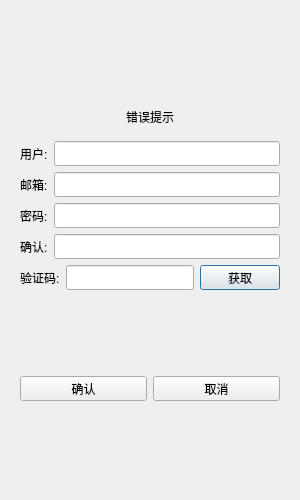
<?xml version="1.0" encoding="UTF-8"?>
<ui version="4.0">
 <class>RegisterDialog</class>
 <widget class="QDialog" name="RegisterDialog">
  <property name="geometry">
   <rect>
    <x>0</x>
    <y>0</y>
    <width>300</width>
    <height>500</height>
   </rect>
  </property>
  <property name="minimumSize">
   <size>
    <width>300</width>
    <height>500</height>
   </size>
  </property>
  <property name="maximumSize">
   <size>
    <width>300</width>
    <height>500</height>
   </size>
  </property>
  <property name="windowTitle">
   <string>Dialog</string>
  </property>
  <layout class="QVBoxLayout" name="verticalLayout_2">
   <item>
    <layout class="QVBoxLayout" name="verticalLayout">
     <item>
      <widget class="QStackedWidget" name="stackedWidget">
       <widget class="QWidget" name="page">
        <layout class="QVBoxLayout" name="verticalLayout_3">
         <item>
          <spacer name="verticalSpacer">
           <property name="orientation">
            <enum>Qt::Vertical</enum>
           </property>
           <property name="sizeHint" stdset="0">
            <size>
             <width>20</width>
             <height>40</height>
            </size>
           </property>
          </spacer>
         </item>
         <item>
          <widget class="QWidget" name="widget" native="true">
           <layout class="QVBoxLayout" name="verticalLayout_4">
            <item>
             <widget class="QLabel" name="err_tip">
              <property name="text">
               <string>错误提示</string>
              </property>
              <property name="alignment">
               <set>Qt::AlignCenter</set>
              </property>
             </widget>
            </item>
           </layout>
          </widget>
         </item>
         <item>
          <layout class="QHBoxLayout" name="horizontalLayout">
           <item>
            <widget class="QLabel" name="user_label">
             <property name="minimumSize">
              <size>
               <width>0</width>
               <height>25</height>
              </size>
             </property>
             <property name="maximumSize">
              <size>
               <width>16777215</width>
               <height>25</height>
              </size>
             </property>
             <property name="text">
              <string>用户:</string>
             </property>
            </widget>
           </item>
           <item>
            <widget class="QLineEdit" name="user_lineEdit">
             <property name="minimumSize">
              <size>
               <width>0</width>
               <height>25</height>
              </size>
             </property>
             <property name="maximumSize">
              <size>
               <width>16777215</width>
               <height>25</height>
              </size>
             </property>
            </widget>
           </item>
          </layout>
         </item>
         <item>
          <layout class="QHBoxLayout" name="horizontalLayout_2">
           <item>
            <widget class="QLabel" name="email_label">
             <property name="minimumSize">
              <size>
               <width>0</width>
               <height>25</height>
              </size>
             </property>
             <property name="maximumSize">
              <size>
               <width>16777215</width>
               <height>25</height>
              </size>
             </property>
             <property name="text">
              <string>邮箱:</string>
             </property>
            </widget>
           </item>
           <item>
            <widget class="QLineEdit" name="email_lineEdit">
             <property name="minimumSize">
              <size>
               <width>0</width>
               <height>25</height>
              </size>
             </property>
             <property name="maximumSize">
              <size>
               <width>16777215</width>
               <height>25</height>
              </size>
             </property>
            </widget>
           </item>
          </layout>
         </item>
         <item>
          <layout class="QHBoxLayout" name="horizontalLayout_3">
           <item>
            <widget class="QLabel" name="pass_label">
             <property name="minimumSize">
              <size>
               <width>0</width>
               <height>25</height>
              </size>
             </property>
             <property name="maximumSize">
              <size>
               <width>16777215</width>
               <height>25</height>
              </size>
             </property>
             <property name="text">
              <string>密码:</string>
             </property>
            </widget>
           </item>
           <item>
            <widget class="QLineEdit" name="pass_lineEdit">
             <property name="minimumSize">
              <size>
               <width>0</width>
               <height>25</height>
              </size>
             </property>
             <property name="maximumSize">
              <size>
               <width>16777215</width>
               <height>25</height>
              </size>
             </property>
            </widget>
           </item>
          </layout>
         </item>
         <item>
          <layout class="QHBoxLayout" name="horizontalLayout_4">
           <item>
            <widget class="QLabel" name="confirm_label">
             <property name="minimumSize">
              <size>
               <width>0</width>
               <height>25</height>
              </size>
             </property>
             <property name="maximumSize">
              <size>
               <width>16777215</width>
               <height>25</height>
              </size>
             </property>
             <property name="text">
              <string>确认:</string>
             </property>
            </widget>
           </item>
           <item>
            <widget class="QLineEdit" name="confirm_lineEdit">
             <property name="minimumSize">
              <size>
               <width>0</width>
               <height>25</height>
              </size>
             </property>
             <property name="maximumSize">
              <size>
               <width>16777215</width>
               <height>25</height>
              </size>
             </property>
            </widget>
           </item>
          </layout>
         </item>
         <item>
          <layout class="QHBoxLayout" name="horizontalLayout_5">
           <item>
            <widget class="QLabel" name="varify_label">
             <property name="minimumSize">
              <size>
               <width>0</width>
               <height>25</height>
              </size>
             </property>
             <property name="maximumSize">
              <size>
               <width>16777215</width>
               <height>25</height>
              </size>
             </property>
             <property name="text">
              <string>验证码:</string>
             </property>
            </widget>
           </item>
           <item>
            <widget class="QLineEdit" name="varify_lineEdit">
             <property name="minimumSize">
              <size>
               <width>0</width>
               <height>25</height>
              </size>
             </property>
             <property name="maximumSize">
              <size>
               <width>16777215</width>
               <height>25</height>
              </size>
             </property>
            </widget>
           </item>
           <item>
            <widget class="QPushButton" name="get_code">
             <property name="minimumSize">
              <size>
               <width>0</width>
               <height>25</height>
              </size>
             </property>
             <property name="maximumSize">
              <size>
               <width>16777215</width>
               <height>25</height>
              </size>
             </property>
             <property name="text">
              <string>获取</string>
             </property>
            </widget>
           </item>
          </layout>
         </item>
         <item>
          <spacer name="verticalSpacer_2">
           <property name="orientation">
            <enum>Qt::Vertical</enum>
           </property>
           <property name="sizeHint" stdset="0">
            <size>
             <width>20</width>
             <height>40</height>
            </size>
           </property>
          </spacer>
         </item>
         <item>
          <layout class="QHBoxLayout" name="horizontalLayout_6">
           <item>
            <widget class="QPushButton" name="cancel_Button">
             <property name="minimumSize">
              <size>
               <width>0</width>
               <height>25</height>
              </size>
             </property>
             <property name="maximumSize">
              <size>
               <width>16777215</width>
               <height>25</height>
              </size>
             </property>
             <property name="text">
              <string>确认</string>
             </property>
            </widget>
           </item>
           <item>
            <widget class="QPushButton" name="confirm_Button">
             <property name="minimumSize">
              <size>
               <width>0</width>
               <height>25</height>
              </size>
             </property>
             <property name="maximumSize">
              <size>
               <width>16777215</width>
               <height>25</height>
              </size>
             </property>
             <property name="text">
              <string>取消</string>
             </property>
            </widget>
           </item>
          </layout>
         </item>
         <item>
          <spacer name="verticalSpacer_3">
           <property name="orientation">
            <enum>Qt::Vertical</enum>
           </property>
           <property name="sizeHint" stdset="0">
            <size>
             <width>20</width>
             <height>40</height>
            </size>
           </property>
          </spacer>
         </item>
        </layout>
       </widget>
       <widget class="QWidget" name="page_2"/>
      </widget>
     </item>
    </layout>
   </item>
  </layout>
 </widget>
 <resources/>
 <connections/>
</ui>
